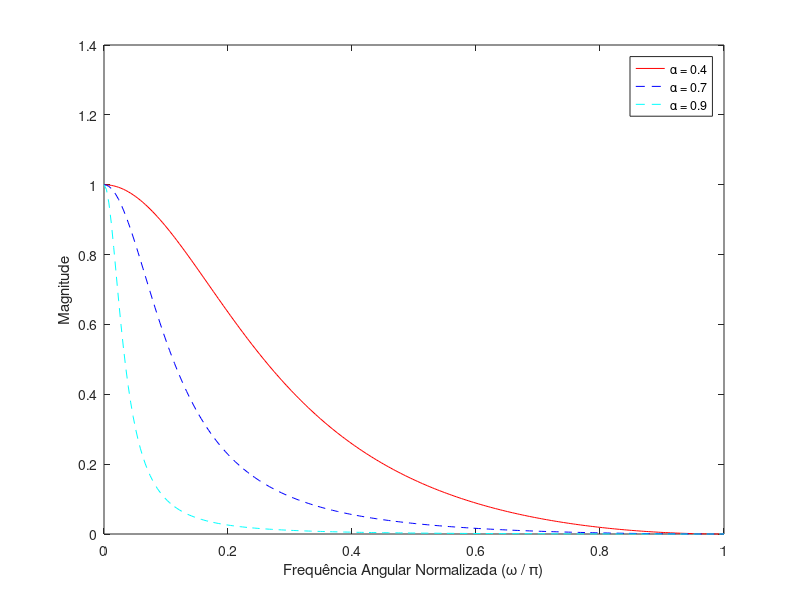
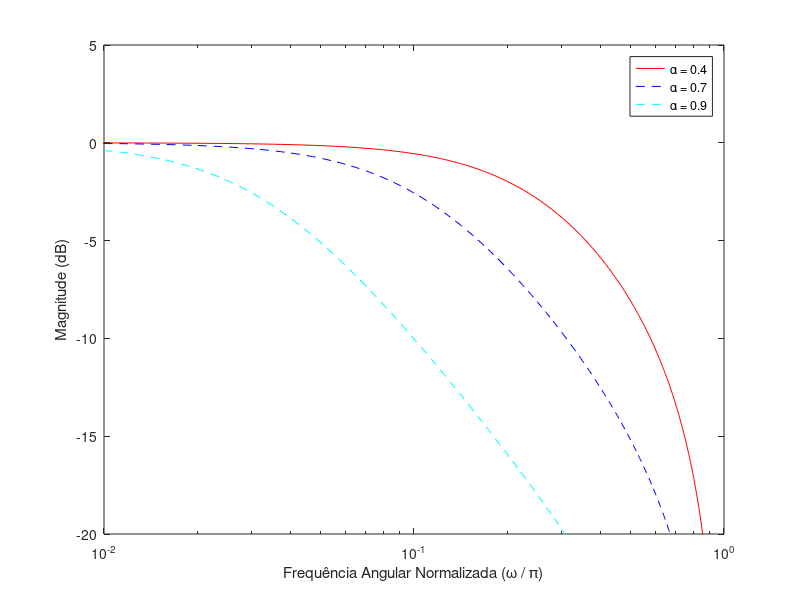

The MATLAB script that drew these images, in order:
w = 0:pi/255:pi;
% Função de transferência:
H1 = freqz([0.3 0.3], [1 -0.4],w);
H2 = freqz([0.15 0.15], [1 -0.7],w);
H3 = freqz([0.05 0.05], [1 -0.9],w);
% Cálculo da Magnitude
m1 = abs(H1);
m2 = abs(H2);
m3 = abs(H3);
% Magnitude ao quadrado
n1 = (m1.^2);
n2 = (m2.^2);
n3 = (m3.^2);
% Cálculo da Magnitude em dB
dB1 = mag2db(m1);
dB2 = mag2db(m2);
dB3 = mag2db(m3);
% Plot da Resposta em Magnitude
figure(1); plot(w/pi,n1,'r-', w/pi,n2,'b--',w/pi,n3,'c--');
ylabel('Magnitude');
xlabel('Frequência Angular Normalizada (\omega / \pi)');
legend('\alpha = 0.4','\alpha = 0.7','\alpha = 0.9');
% Plot da Resposta em frequência
figure(2); semilogx(w/pi,dB1,'r-', w/pi,dB2,'b--',w/pi,dB3,'c--');
ylabel('Magnitude (dB)');
xlabel('Frequência Angular Normalizada (\omega / \pi)');
legend('\alpha = 0.4','\alpha = 0.7','\alpha = 0.9');
ylim([-20 5]);
xlim([0.01 1]);
